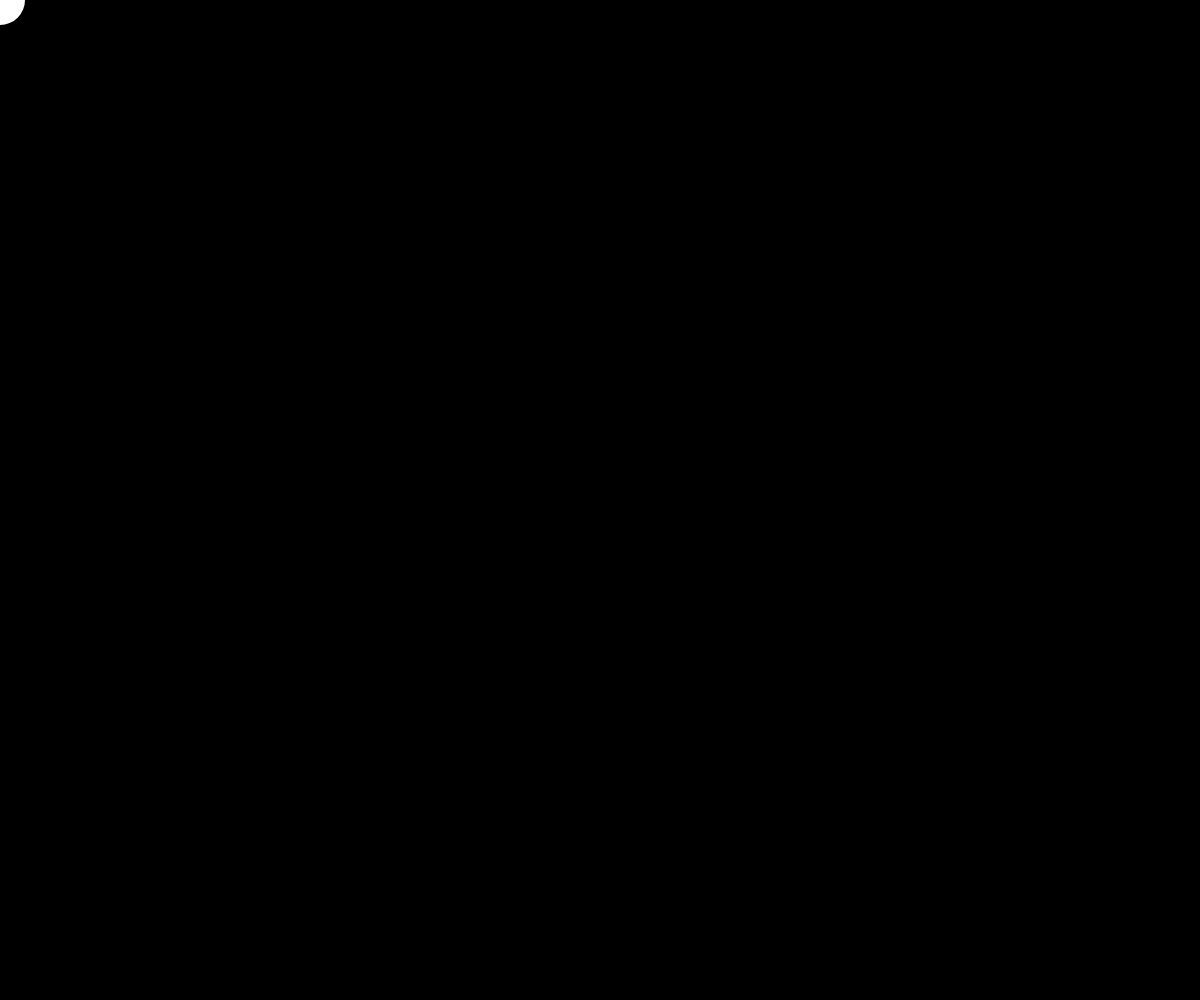
Frame 1 (no input)
Frame 60 (no input): identical to frame 1, image omitted
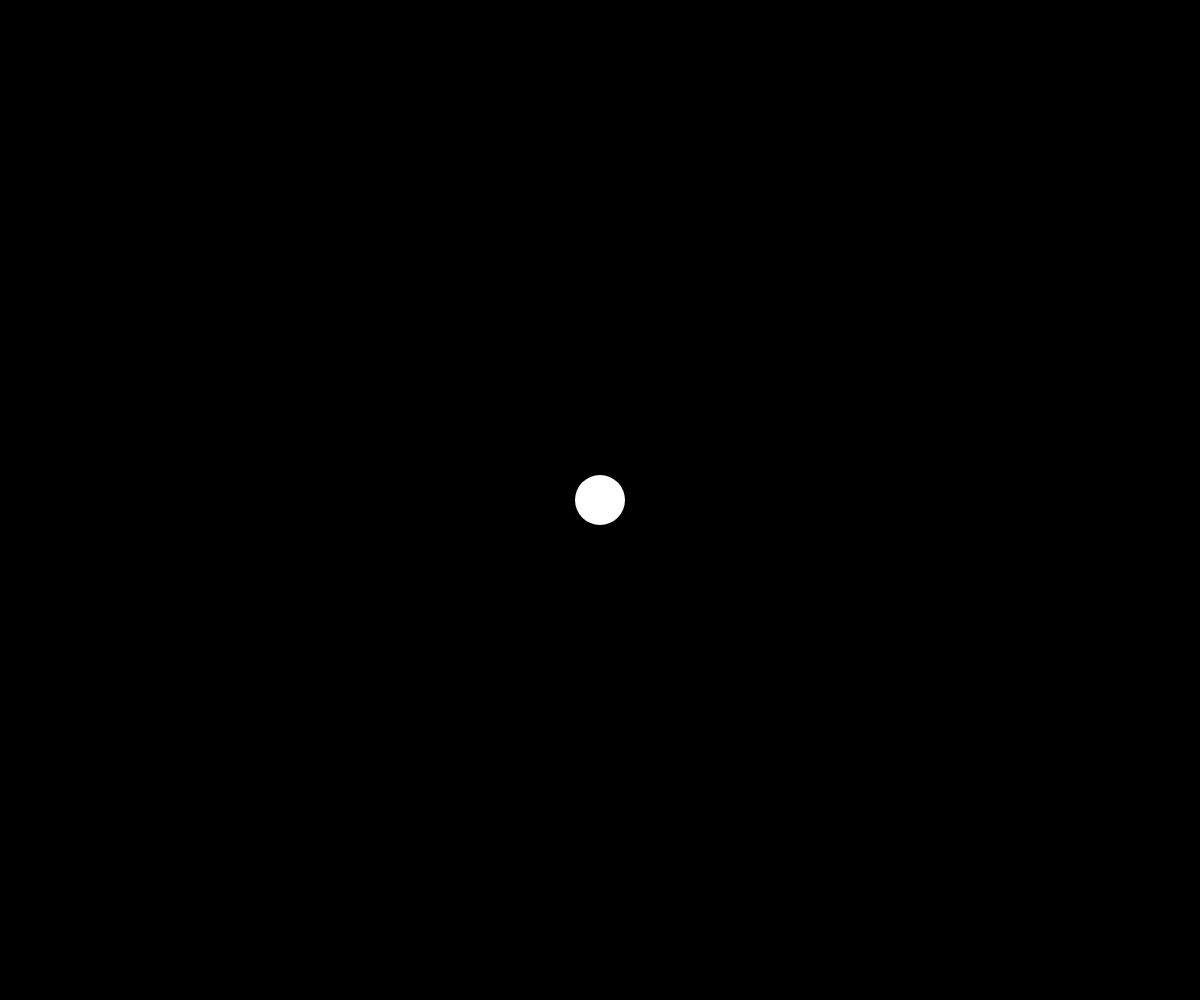
Frame 120 (the mouse pressed at the canvas centre since frame 60)

The p5.js sketch that drew these frames (run headless with seeded random() and noise() and a simulated clock; from frame 60 on, the mouse is pressed at the canvas centre):

// p5.js sketch
// ── sketch.js
let circleX = 100;
let circleY = 100;
let diameter = 50;


function setup(){
    createCanvas(windowWidth,
        windowHeight);

}

function draw() {
    background(0);

    fill("white")
    noStroke();

    circle (mouseX, mouseY, 50);
    stroke("black");
    noFill();
    circle(circleX, circleY, 50);

    if (mouseX > circleX - 25 && mouseX < circleX + 25) {
        if (mouseY > circleY - 25 && mouseY < circleY + 25) {

            // the mouse has entered the circle
            // move the circle to a new random location

            circleX = random(0, width);
            circleY = random(0, height);
            diameter = diameter -10 

    }

}
}
